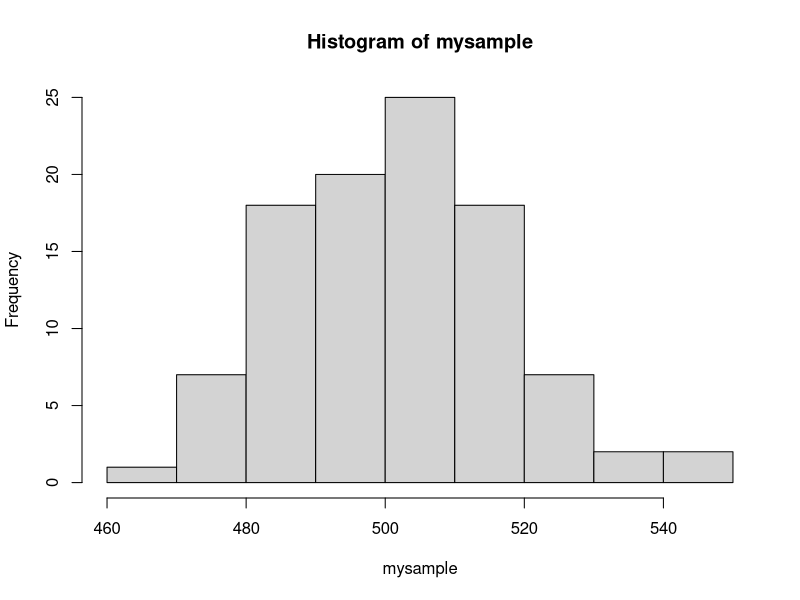
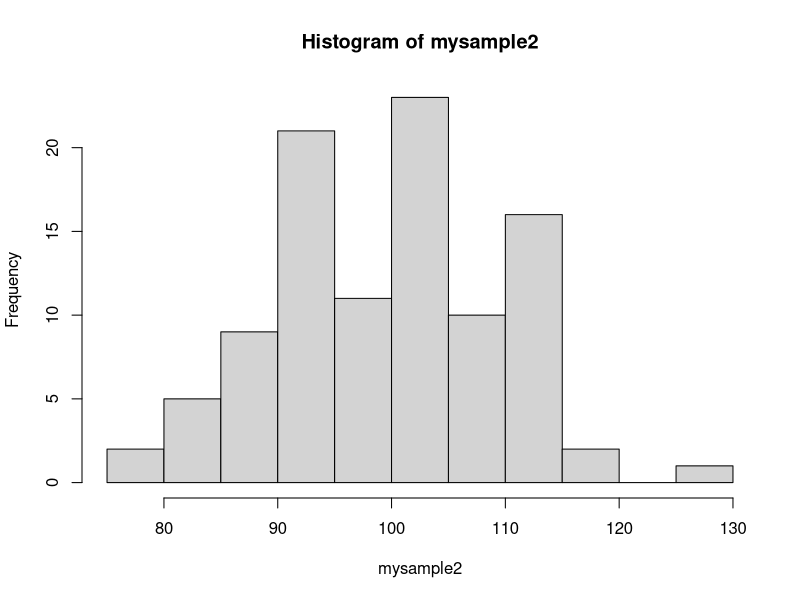

Reproduce these figures in R, in order.
## ---- chunk 1
knitr::opts_chunk$set(echo = TRUE)
## ---- chunk 2
mysample = rbinom(100,1000,0.5)
head(mysample)

hist(mysample)

mysample2 = rbinom(100,1000,0.1)
hist(mysample2)
